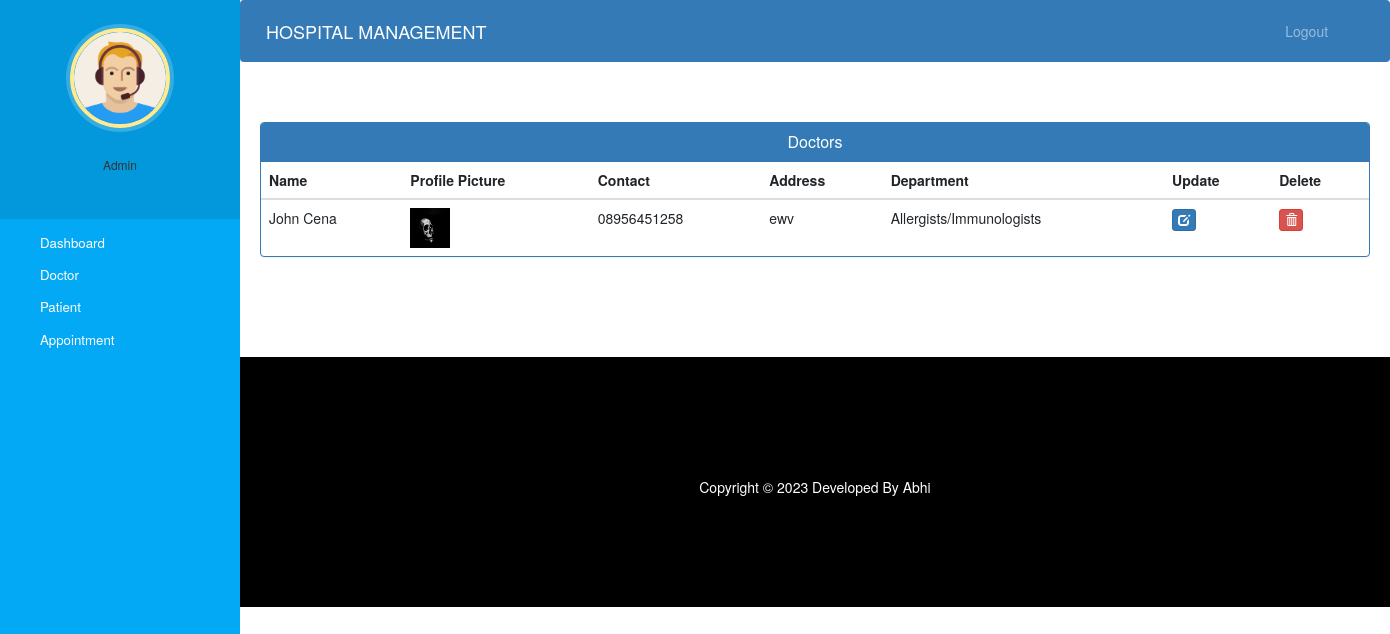
The app's page /admin-view-doctor (signed in) with its own data.
### hospital/models.py (models this page shows, shortened)
class Doctor(models.Model):
    user=models.OneToOneField(User,on_delete=models.CASCADE)
    profile_pic= models.ImageField(upload_to='profile_pic/DoctorProfilePic/',null=True,blank=True)
    address = models.CharField(max_length=40)
    mobile = models.CharField(max_length=20,null=True)
    department= models.CharField(max_length=50,choices=departments,default='Cardiologist')
    status=models.BooleanField(default=False)
    @property
    def get_name(self):
        return self.user.first_name+" "+self.user.last_name

### hospital/views.py (the view)
# urls.py: path('admin-view-doctor', views.admin_view_doctor_view,name='admin-view-doctor'),
@login_required(login_url='adminlogin')
@user_passes_test(is_admin)
def admin_view_doctor_view(request):
    doctors=models.Doctor.objects.all().filter(status=True)
    return render(request,'hospital/admin_view_doctor.html',{'doctors':doctors})

### hospital/views.py (called while the page is built)
def is_admin(user):
    return user.groups.filter(name='ADMIN').exists()

### templates/hospital/admin_view_doctor.html (shortened to what this page needs)
{% extends 'hospital/admin_base.html' %}
{% block content %}
{%load static%}
<head>
  <link href="//netdna.bootstrapcdn.com/bootstrap/3.0.0/css/bootstrap.min.css" rel="stylesheet" id="bootstrap-css">
</head>
<div class="container">
  <div class="panel panel-primary">
    <div class="panel-heading">
      <h6 class="panel-title">Doctors</h6>
    </div>
    <table class="table table-hover" id="dev-table">
      <thead>
        <tr>
          <th>Name</th>
          <th>Profile Picture</th>
          <th>Contact</th>
          <th>Address</th>
          <th>Department</th>
          <th>Update</th>
          <th>Delete</th>
        </tr>
      </thead>
      {% for d in doctors %}
      <tr>
        <td> {{d.get_name}}</td>
        <td> <img src="{% static d.profile_pic.url %}" alt="Profile Pic" height="40px" width="40px" /></td>
        <td>{{d.mobile}}</td>
        <td>{{d.address}}</td>
        <td>{{d.department}}</td>
        <td><a class="btn btn-primary btn-xs" href="{% url 'update-doctor' d.id  %}"><span class="glyphicon glyphicon-edit"></span></a></td>
        <td><a class="btn btn-danger btn-xs" href="{% url 'delete-doctor-from-hospital' d.id  %}"><span class="glyphicon glyphicon-trash"></span></a></td>
      </tr>
      {% endfor %}
    </table>
  </div>
</div>
{% endblock content %}

### static/style.css (style rules this page uses)
body { padding-left: 240px; }

### templates/hospital/admin_base.html (style rules this page uses)
a:link { text-decoration: none; }
a { color: white; }
body { padding-left: 240px; }

### templates/hospital/admin_view_doctor.html (style rules this page uses)
a:link { text-decoration: none; }
h6 { text-align: center; }

### records on screen
Doctor: get_name "John Cena", profile_pic (picture), mobile "08956451258", address "ewv", department "Allergists/Immunologists"
